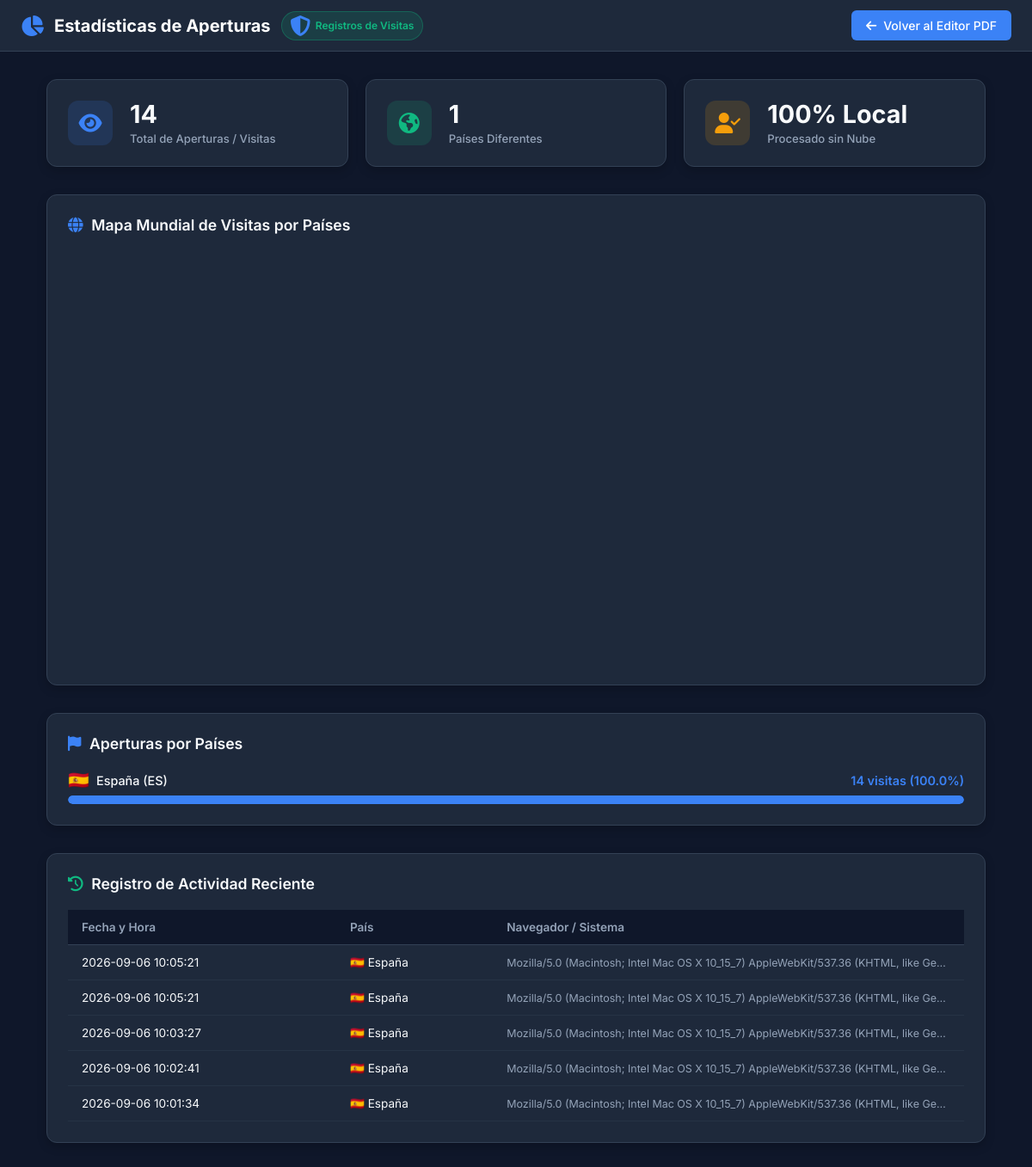
/stats, run on an earlier commit of the app's database.
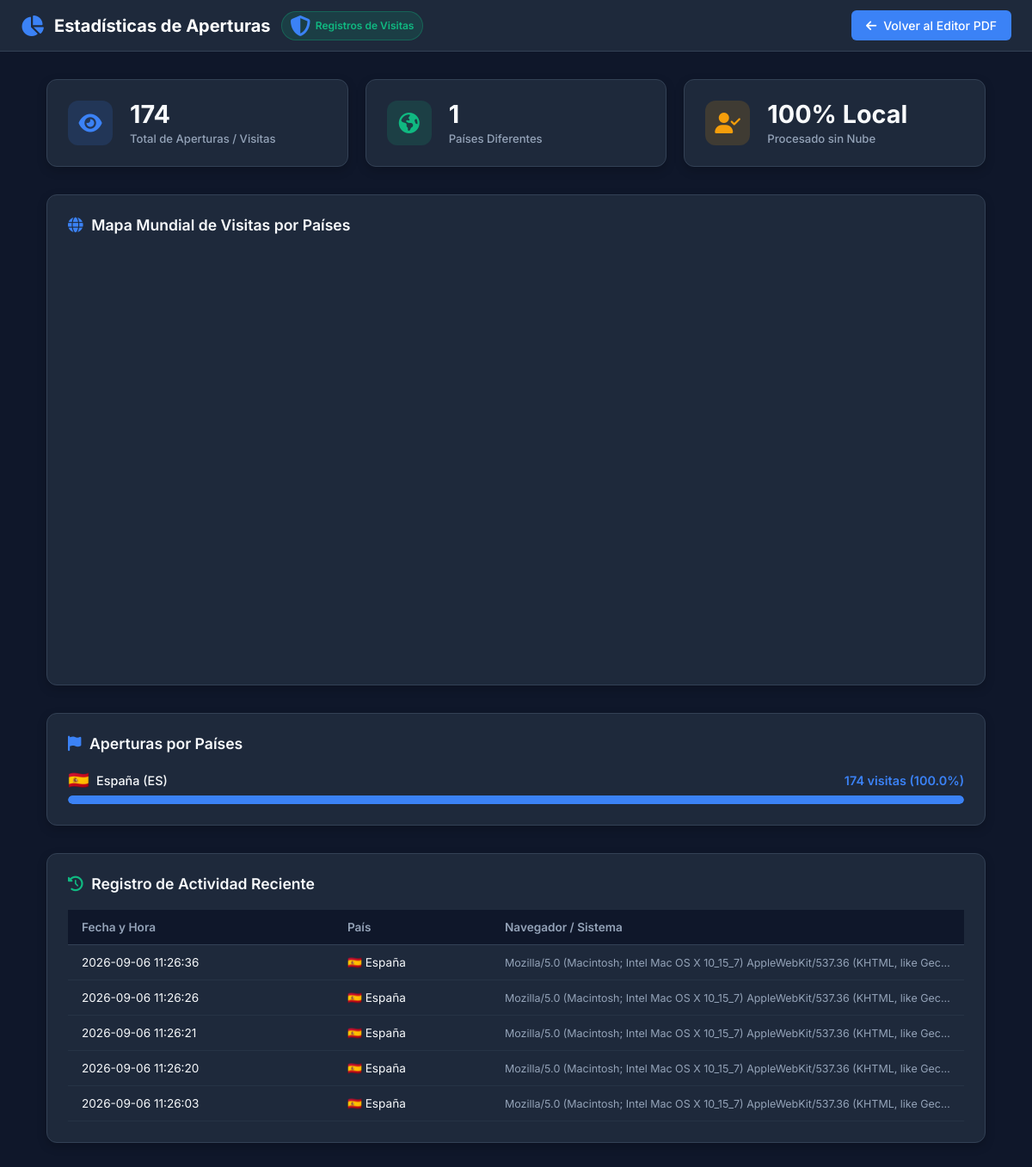
And on a later commit of the database.
### tables this page shows
CREATE TABLE visits (
            id INTEGER PRIMARY KEY AUTOINCREMENT,
            ip_address TEXT,
            country TEXT,
            country_code TEXT,
            user_agent TEXT,
            created_at DATETIME DEFAULT CURRENT_TIMESTAMP
        );

### app.py (the view)
@app.route('/estadisticas')
@app.route('/stats')
def stats():
    stats_data = get_full_stats()
    return render_template('stats.html', stats=stats_data)

### app.py (called while the page is built)
def country_code_to_flag(code):
    if not code or len(code) != 2:
        return '🌐'
    try:
        return chr(ord(code[0].upper()) + 127397) + chr(ord(code[1].upper()) + 127397)
    except Exception:
        return '🌐'

### templates/stats.html (shortened to what the changed rows need)
<!DOCTYPE html>
<html lang="es">
<head>
    <link rel="stylesheet" href="https://cdnjs.cloudflare.com/ajax/libs/font-awesome/6.5.1/css/all.min.css">
    <link rel="stylesheet" href="{{ url_for('static', filename='css/style.css') }}">
</head>
<body>
    <div class="stats-container">
        <div class="stats-grid-kpi">
            <div class="kpi-card">
                <div>
                    <div class="kpi-value">{{ stats.total_visits }}</div>
                    <div class="kpi-label">Total de Aperturas / Visitas</div>
                </div>
            </div>
        </div>
        <div class="stats-section">
            {% if stats.by_country %}
            <div class="country-list">
                {% for item in stats.by_country %}
                <div class="country-item">
                    <div class="country-info">
                        <span class="country-name">
                            <span class="country-flag">{{ item.flag }}</span>
                            {{ item.country }} ({{ item.country_code }})
                        </span>
                        <span class="country-count">
                            {{ item.count }} visitas ({{ item.percentage }}%)
                        </span>
                    </div>
                    <div class="progress-bar-bg">
                        <div class="progress-bar-fill" style="width: {{ item.percentage }}%;"></div>
                    </div>
                </div>
                {% endfor %}
            </div>
            {% else %}
            <p style="color: var(--text-muted); font-size: 0.9rem;">No hay registros de países aún.</p>
            {% endif %}
        </div>
        <div class="stats-section">
            <div class="table-responsive">
                <table class="recent-table">
                    <thead>
                        <tr>
                            <th>Fecha y Hora</th>
                            <th>País</th>
                            <th>Navegador / Sistema</th>
                        </tr>
                    </thead>
                    <tbody>
                        {% if stats.recent_visits %}
                        {% for visit in stats.recent_visits %}
                        <tr>
                            <td>{{ visit.created_at }}</td>
                            <td>{{ visit.flag }} {{ visit.country }}</td>
                            <td style="color: var(--text-muted); font-size: 0.78rem; max-width: 300px; text-overflow: ellipsis; overflow: hidden; white-space: nowrap;">
                                {{ visit.user_agent }}
                            </td>
                        </tr>
                        {% endfor %}
                        {% else %}
                        <tr>
                            <td colspan="3" style="text-align: center; color: var(--text-muted);">No hay registros recientes.</td>
                        </tr>
                        {% endif %}
                    </tbody>
                </table>
            </div>
        </div>
    </div>
</body>
</html>

What changed in the data, as far as the page shows it:
no longer on this page (row unchanged): visits: created_at "2026-09-06 10:05:21", flag "🇪🇸", country "España", user_agent "Mozilla/5.0 (Macintosh; Intel Mac OS X 10_15_7) AppleWebKit/537.36 (KHTML, like Ge…"
no longer on this page (row unchanged): visits: created_at "2026-09-06 10:05:21", flag "🇪🇸", country "España", user_agent "Mozilla/5.0 (Macintosh; Intel Mac OS X 10_15_7) AppleWebKit/537.36 (KHTML, like Ge…"
no longer on this page (row unchanged): visits: created_at "2026-09-06 10:03:27", flag "🇪🇸", country "España", user_agent "Mozilla/5.0 (Macintosh; Intel Mac OS X 10_15_7) AppleWebKit/537.36 (KHTML, like Ge…"
no longer on this page (row unchanged): visits: created_at "2026-09-06 10:02:41", flag "🇪🇸", country "España", user_agent "Mozilla/5.0 (Macintosh; Intel Mac OS X 10_15_7) AppleWebKit/537.36 (KHTML, like Ge…"
no longer on this page (row unchanged): visits: created_at "2026-09-06 10:01:34", flag "🇪🇸", country "España", user_agent "Mozilla/5.0 (Macintosh; Intel Mac OS X 10_15_7) AppleWebKit/537.36 (KHTML, like Ge…"
added visits: created_at "2026-09-06 11:26:36", flag "🇪🇸", country "España", user_agent "Mozilla/5.0 (Macintosh; Intel Mac OS X 10_15_7) AppleWebKit/537.36 (KHTML, like Gec…"
added visits: created_at "2026-09-06 11:26:26", flag "🇪🇸", country "España", user_agent "Mozilla/5.0 (Macintosh; Intel Mac OS X 10_15_7) AppleWebKit/537.36 (KHTML, like Gec…"
added visits: created_at "2026-09-06 11:26:21", flag "🇪🇸", country "España", user_agent "Mozilla/5.0 (Macintosh; Intel Mac OS X 10_15_7) AppleWebKit/537.36 (KHTML, like Gec…"
added visits: created_at "2026-09-06 11:26:20", flag "🇪🇸", country "España", user_agent "Mozilla/5.0 (Macintosh; Intel Mac OS X 10_15_7) AppleWebKit/537.36 (KHTML, like Gec…"
added visits: created_at "2026-09-06 11:26:03", flag "🇪🇸", country "España", user_agent "Mozilla/5.0 (Macintosh; Intel Mac OS X 10_15_7) AppleWebKit/537.36 (KHTML, like Gec…"
Also different on the page:
{{ stats.total_visits }}: "14" → "174"
new list line: "🇪🇸 España ( ES ) 174 visitas ( 100.0 %)"
list line gone: "🇪🇸 España ( ES ) 14 visitas ( 100.0 %)"
